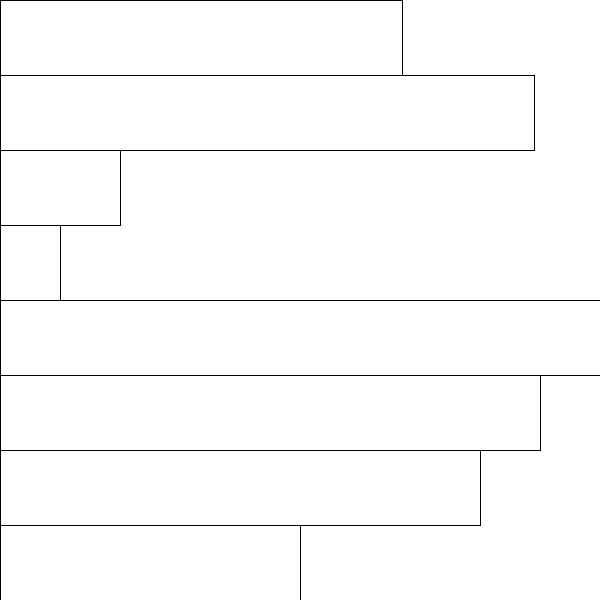
Frame 1 (no input)
Frame 60 (the mouse pressed at the canvas centre just before this capture): identical to frame 1, image omitted
Frame 120 (the mouse held since frame 60 and released just before this capture): identical to frame 1, image omitted

The Processing sketch that drew this single still picture (run headless with seeded random() and noise(); from frame 60 on, the mouse is pressed at the canvas centre):

// Processing sketch: sample_03_array_5
// ── sample_03_array_5.pde
// array variable declaration
int [] chart = {67, 89, 20, 10, 100, 90, 80, 50};

void setup(){
  size(600, 600);
}

void draw(){
  background(255);
  float bar_height = height / chart.length;
  
  int y = 0;
  while (y < chart.length){
    //fill(255 * y / chart.length);
    float bar_width = chart[y] * width / 100;
    rect(0, y * bar_height, bar_width, bar_height);
    y++;
  }
}
